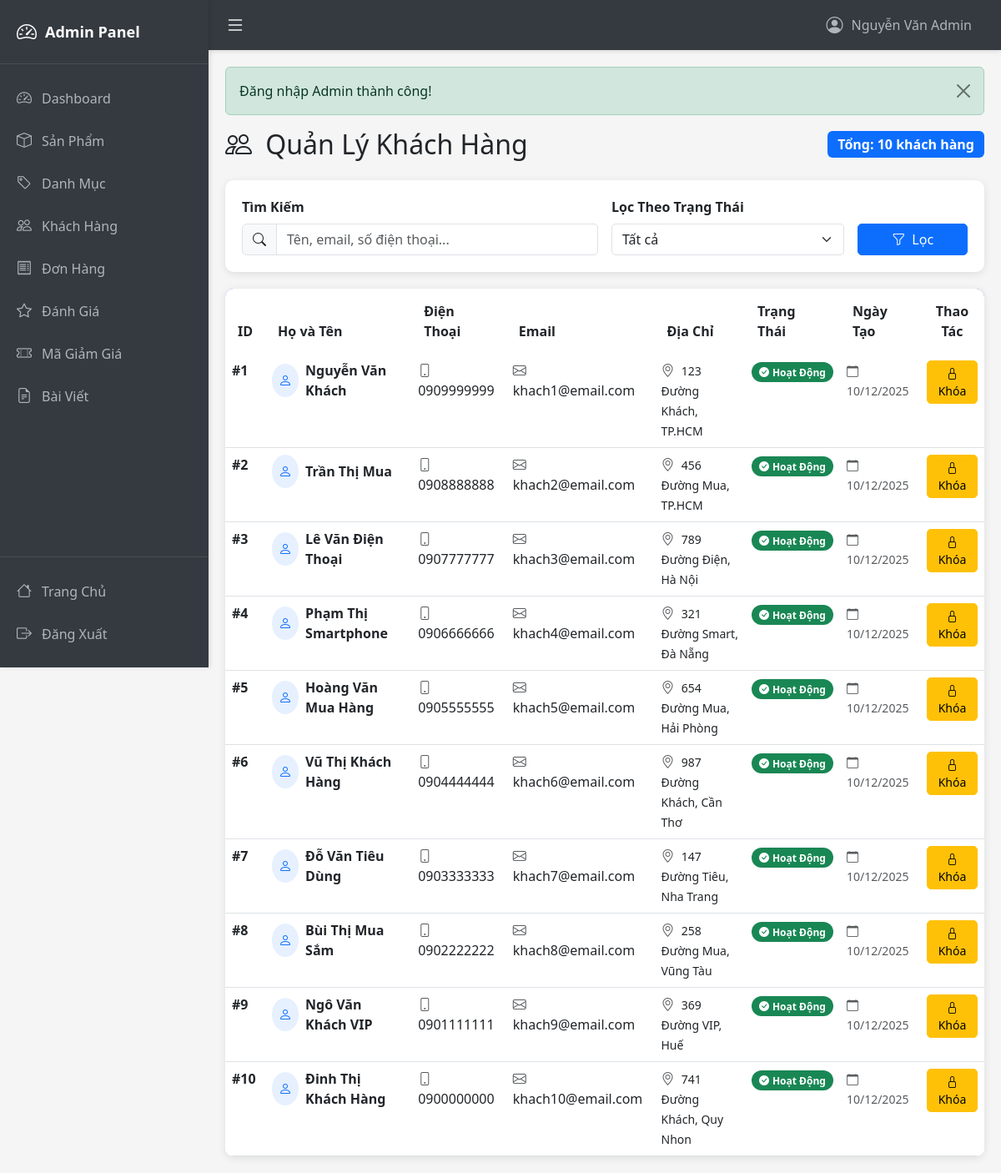
The app's page /admin/customers (signed in) with its own data.
### tables this page shows
CREATE TABLE Customers (
  customer_id INT AUTO_INCREMENT PRIMARY KEY,
  full_name VARCHAR(100),
  phone_number VARCHAR(15),
  email VARCHAR(100),
  address VARCHAR(255),
  gender VARCHAR(10),
  date_of_birth DATE,
  created_at DATETIME DEFAULT CURRENT_TIMESTAMP
);

### controllers/AdminController.php (called while the page is built, shortened)
<?php
class AdminController extends BaseController {
    private $customerModel;
    public function __construct() {
        $this->customerModel = new CustomerModel();
    }
    public function customers() {
        $search = $_GET['search'] ?? '';
        $statusFilter = $_GET['status'] ?? '';
        $customers = $this->customerModel->getAllCustomers();
        $customers = array_values($customers);
        $data = [
            'customers' => $customers,
            'search' => $search,
            'statusFilter' => $statusFilter,
            'pageTitle' => 'Quản Lý Khách Hàng'
        ];
        $this->view('admin/customers/index', $data, true);
    }
}
?>

### models/BaseModel.php (called while the page is built, shortened)
<?php
class BaseModel {
    public function __construct() {
        $db = new Database();
        $this->conn = $db->getConnection();
    }
}
?>

### config/database.php (called while the page is built, shortened)
<?php
class Database {
    private $host = "localhost";
    private $db_name = "inventory_system";
    private $username = "root";
    private $password = "";
    public function getConnection() {
        $this->conn = null;
        try {
            $this->conn = new PDO(
                "mysql:host=" . $this->host . ";dbname=" . $this->db_name . ";charset=utf8mb4",
                $this->username,
                $this->password
            );
            $this->conn->setAttribute(PDO::ATTR_ERRMODE, PDO::ERRMODE_EXCEPTION);
            $this->conn->setAttribute(PDO::ATTR_DEFAULT_FETCH_MODE, PDO::FETCH_ASSOC);
        } catch(PDOException $e) {
            echo "Connection error: " . $e->getMessage();
        }
        return $this->conn;
    }
}
?>

### models/CustomerModel.php (called while the page is built, shortened)
<?php
class CustomerModel extends BaseModel {
    public function getAllCustomers($limit = null, $offset = 0) {
        $sql = "SELECT * FROM Customers ORDER BY created_at DESC";
        $stmt = $this->conn->prepare($sql);
        $stmt->execute();
        return $stmt->fetchAll();
    }
}
?>

### views/admin/customers/index.php (the view, shortened to what this page needs)
<?php
require_once dirname(dirname(__DIR__)) . "/admin/layouts/header.php";
?>
<div class="d-flex justify-content-between align-items-center mb-4">
    <h2 class="mb-0">
        <i class="bi bi-people me-2"></i> Quản Lý Khách Hàng
    </h2>
    <span class="badge bg-primary fs-6">
        Tổng: <?= count($customers) ?> khách hàng
    </span>
</div>
<div class="filter-bar">
    <form method="GET" action="<?= BASE_URL ?>admin/customers" class="row g-3">
        <div class="col-md-6">
            <label class="form-label fw-bold">Tìm Kiếm</label>
            <div class="input-group">
                <span class="input-group-text"><i class="bi bi-search"></i></span>
                <input type="text" name="search" class="form-control"
                       placeholder="Tên, email, số điện thoại..."
                       value="<?= htmlspecialchars($search ?? '') ?>">
            </div>
        </div>
        <div class="col-md-4">
            <label class="form-label fw-bold">Lọc Theo Trạng Thái</label>
            <select name="status" class="form-select">
                <option value="">Tất cả</option>
            </select>
        </div>
        <div class="col-md-2 d-flex align-items-end">
            <button type="submit" class="btn btn-primary w-100">
                <i class="bi bi-funnel me-1"></i> Lọc
            </button>
        </div>
    </form>
</div>
<div class="table-responsive customer-table">
    <table class="table table-hover mb-0">
        <thead>
            <tr>
                <th>ID</th>
                <th>Họ và Tên</th>
                <th>Điện Thoại</th>
                <th>Email</th>
                <th>Địa Chỉ</th>
                <th>Trạng Thái</th>
                <th>Ngày Tạo</th>
                <th class="text-center">Thao Tác</th>
            </tr>
        </thead>
        <tbody>
            <?php if (empty($customers)): ?>
            <tr>
                <td colspan="8" class="text-center py-5">
                    <i class="bi bi-inbox fs-1 d-block text-muted mb-3"></i>
                    <p class="text-muted mb-0">Không tìm thấy khách hàng nào</p>
                    <?php if (!empty($search) || !empty($statusFilter)): ?>
                        <a href="<?= BASE_URL ?>admin/customers" class="btn btn-sm btn-primary mt-2">
                            <i class="bi bi-arrow-left me-1"></i> Xem Tất Cả
                        </a>
                    <?php endif; ?>
                </td>
            </tr>
            <?php else: ?>
                <?php foreach ($customers as $customer): ?>
                <tr>
                    <td><strong>#<?= $customer['customer_id'] ?></strong></td>
                    <td>
                        <div class="d-flex align-items-center">
                            <div class="bg-primary bg-opacity-10 rounded-circle p-2 me-2">
                                <i class="bi bi-person text-primary"></i>
                            </div>
                            <strong><?= htmlspecialchars($customer['full_name']) ?></strong>
                        </div>
                    </td>
                    <td>
                        <i class="bi bi-phone me-1 text-muted"></i>
                        <?= htmlspecialchars($customer['phone_number']) ?>
                    </td>
                    <td>
                        <i class="bi bi-envelope me-1 text-muted"></i>
                        <?= htmlspecialchars($customer['email']) ?>
                    </td>
                    <td>
                        <i class="bi bi-geo-alt me-1 text-muted"></i>
                        <small><?= htmlspecialchars($customer['address'] ?: 'Chưa cập nhật') ?></small>
                    </td>
                    <td>
                        <?php
                            $status = $customer['status'] ?? 'active';
                            $statusClass = $status == 'locked' ? 'danger' : 'success';
                            $statusText = $status == 'locked' ? 'Đã Khóa' : 'Hoạt Động';
                            $statusIcon = $status == 'locked' ? 'lock-fill' : 'check-circle-fill';
                        ?>
                        <span class="badge bg-<?= $statusClass ?> rounded-pill">
                            <i class="bi bi-<?= $statusIcon ?> me-1"></i><?= $statusText ?>
                        </span>
                    </td>
                    <td>
                        <small class="text-muted">
                            <i class="bi bi-calendar me-1"></i>
                            <?= date('d/m/Y', strtotime($customer['created_at'])) ?>
                        </small>
                    </td>
                    <td class="text-center">
                        <a href="<?= BASE_URL ?>admin/customerToggleStatus/<?= $customer['customer_id'] ?><?= !empty($search) ? '?search=' . urlencode($search) : '' ?><?= !empty($statusFilter) ? (!empty($search) ? '&' : '?') . 'status=' . urlencode($statusFilter) : '' ?>"
                           class="btn btn-sm btn-<?= $status == 'locked' ? 'success' : 'warning' ?>"
                           onclick="return confirm('Bạn có chắc muốn <?= $status == 'locked' ? 'mở khóa' : 'khóa' ?> khách hàng <?= htmlspecialchars($customer['full_name']) ?>?')"
                           title="<?= $status == 'locked' ? 'Mở khóa' : 'Khóa' ?> khách hàng">
                            <i class="bi bi-<?= $status == 'locked' ? 'unlock' : 'lock' ?>"></i>
                            <?= $status == 'locked' ? 'Mở Khóa' : 'Khóa' ?>
                        </a>
                    </td>
                </tr>
                <?php endforeach; ?>
            <?php endif; ?>
        </tbody>
    </table>
</div>
<?php require_once dirname(dirname(__DIR__)) . "/admin/layouts/footer.php"; ?>

### public/css/admin.css (style rules this page uses)
:root { --sidebar-width: 250px; --sidebar-collapsed-width: 70px; --topbar-height: 60px; --primary-color: #343a40; --secondary-color: #495057; --accent-color: #007bff; }
* { margin: 0; padding: 0; box-sizing: border-box; }
body { background-color: #f5f5f5; display: flex; flex-direction: column; }
.table { background-color: white; }
.table thead { background-color: #f8f9fa; }
.btn { border-radius: 5px; }
.form-control, .form-select { border-radius: 5px; }
.badge { padding: 0.5em 0.75em; }

### views/admin/customers/index.php (style rules this page uses)
.customer-table { box-shadow: 0 2px 10px rgba(0,0,0,0.1); border-radius: 10px; overflow: hidden; }
.customer-table thead { background: linear-gradient(135deg, #667eea 0%, #764ba2 100%); color: white; }
.customer-table thead th { border: none; padding: 15px; font-weight: 600; }
.customer-table tbody tr { transition: all 0.3s ease; }
.filter-bar { background: white; padding: 20px; border-radius: 10px; box-shadow: 0 2px 10px rgba(0,0,0,0.1); margin-bottom: 20px; }

### records on screen
customers: customer_id "1", full_name "Nguyễn Văn Khách", phone_number "0909999999", email "khach1@email.com", address "123 Đường Khách, TP.HCM", statusText "Hoạt Động", created_at "10/12/2025"
customers: customer_id "2", full_name "Trần Thị Mua", phone_number "0908888888", email "khach2@email.com", address "456 Đường Mua, TP.HCM", statusText "Hoạt Động", created_at "10/12/2025"
customers: customer_id "3", full_name "Lê Văn Điện Thoại", phone_number "0907777777", email "khach3@email.com", address "789 Đường Điện, Hà Nội", statusText "Hoạt Động", created_at "10/12/2025"
customers: customer_id "4", full_name "Phạm Thị Smartphone", phone_number "0906666666", email "khach4@email.com", address "321 Đường Smart, Đà Nẵng", statusText "Hoạt Động", created_at "10/12/2025"
customers: customer_id "5", full_name "Hoàng Văn Mua Hàng", phone_number "0905555555", email "khach5@email.com", address "654 Đường Mua, Hải Phòng", statusText "Hoạt Động", created_at "10/12/2025"
customers: customer_id "6", full_name "Vũ Thị Khách Hàng", phone_number "0904444444", email "khach6@email.com", address "987 Đường Khách, Cần Thơ", statusText "Hoạt Động", created_at "10/12/2025"
customers: customer_id "7", full_name "Đỗ Văn Tiêu Dùng", phone_number "0903333333", email "khach7@email.com", address "147 Đường Tiêu, Nha Trang", statusText "Hoạt Động", created_at "10/12/2025"
customers: customer_id "8", full_name "Bùi Thị Mua Sắm", phone_number "0902222222", email "khach8@email.com", address "258 Đường Mua, Vũng Tàu", statusText "Hoạt Động", created_at "10/12/2025"
customers: customer_id "9", full_name "Ngô Văn Khách VIP", phone_number "0901111111", email "khach9@email.com", address "369 Đường VIP, Huế", statusText "Hoạt Động", created_at "10/12/2025"
customers: customer_id "10", full_name "Đinh Thị Khách Hàng", phone_number "0900000000", email "khach10@email.com", address "741 Đường Khách, Quy Nhon", statusText "Hoạt Động", created_at "10/12/2025"

### other values on screen
$_SESSION['admin_name'] "Nguyễn Văn Admin"
$_SESSION['success'] "Đăng nhập Admin thành công!"
count($customers) "10"
